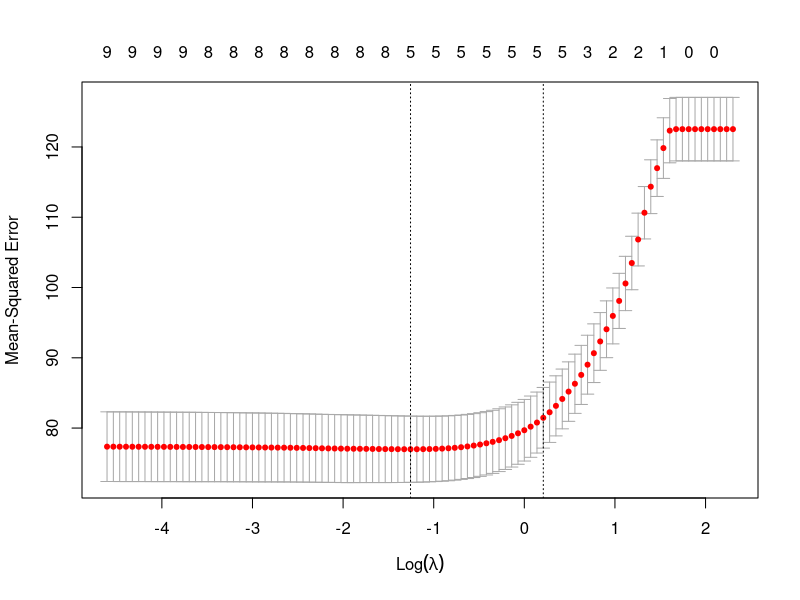

Write the R code that produced this figure. (Note: this script raises an error after producing the figure.)
library(car)
library(MASS)
library(glmnet)
library(dplyr)
library(leaps)

options(scipen=999)
hist <- readr::read_csv("data.csv", show_col_types = FALSE)
summary(hist)

scaled.hist <- as.data.frame(scale(hist))
lm.fit1 = lm(diff ~ ., data=scaled.hist)
summary(lm.fit1)

# stepwise
lm.both.aic = step(lm.fit1, direction="both")
summary(lm.both.aic)
anova(lm.both.aic)

# lasso
y <- hist$diff
x <- data.matrix(hist[, c('white', 'black', 'aian', 'aapi', 'others', 'nva', 'va', 'nh', 'h', 'total')])

lambdas_to_try <- 10^seq(-2, 1, length.out = 100)
cv_model <- cv.glmnet(x, y, alpha=1, lambda=lambdas_to_try)
plot(cv_model)
lambda_cv <- ridge_cv$lambda.min
best_model <- glmnet(x, y, alpha = 0, lambda = lambda_cv, standardize = TRUE)
coef(best_model)

lm.fit1 = lm(diff ~ white + black + aian + aapi + others + nva + va + nh + h, data=scaled.hist)
summary(lm.fit1)
